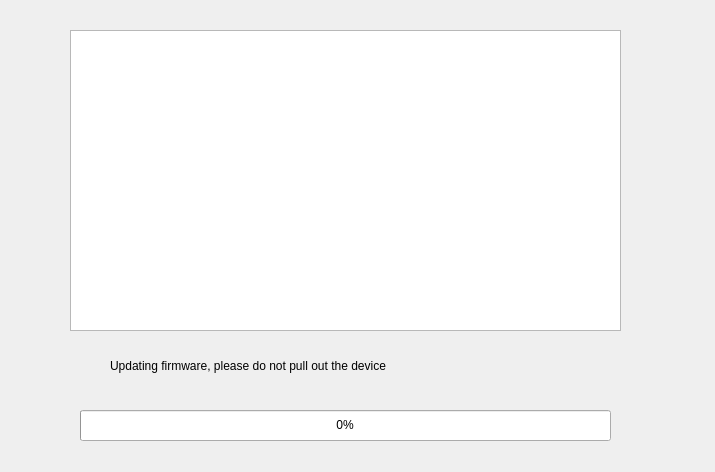
<?xml version="1.0" encoding="UTF-8"?>
<ui version="4.0">
 <class>MyDialog</class>
 <widget class="QDialog" name="MyDialog">
  <property name="geometry">
   <rect>
    <x>0</x>
    <y>0</y>
    <width>715</width>
    <height>472</height>
   </rect>
  </property>
  <property name="windowTitle">
   <string>Dialog</string>
  </property>
  <property name="styleSheet">
   <string notr="true"/>
  </property>
  <widget class="QProgressBar" name="progressBar">
   <property name="geometry">
    <rect>
     <x>80</x>
     <y>410</y>
     <width>531</width>
     <height>31</height>
    </rect>
   </property>
   <property name="styleSheet">
    <string notr="true">QProgressBar {
   text-align: center;
}</string>
   </property>
   <property name="value">
    <number>0</number>
   </property>
  </widget>
  <widget class="QLabel" name="label">
   <property name="geometry">
    <rect>
     <x>110</x>
     <y>330</y>
     <width>451</width>
     <height>71</height>
    </rect>
   </property>
   <property name="styleSheet">
    <string notr="true">font: 18px &quot;Roboto&quot;;</string>
   </property>
   <property name="text">
    <string>Updating firmware, please do not pull out the device</string>
   </property>
   <property name="wordWrap">
    <bool>true</bool>
   </property>
  </widget>
  <widget class="QTextBrowser" name="textBrowser">
   <property name="geometry">
    <rect>
     <x>70</x>
     <y>30</y>
     <width>551</width>
     <height>301</height>
    </rect>
   </property>
  </widget>
 </widget>
 <resources/>
 <connections/>
</ui>
